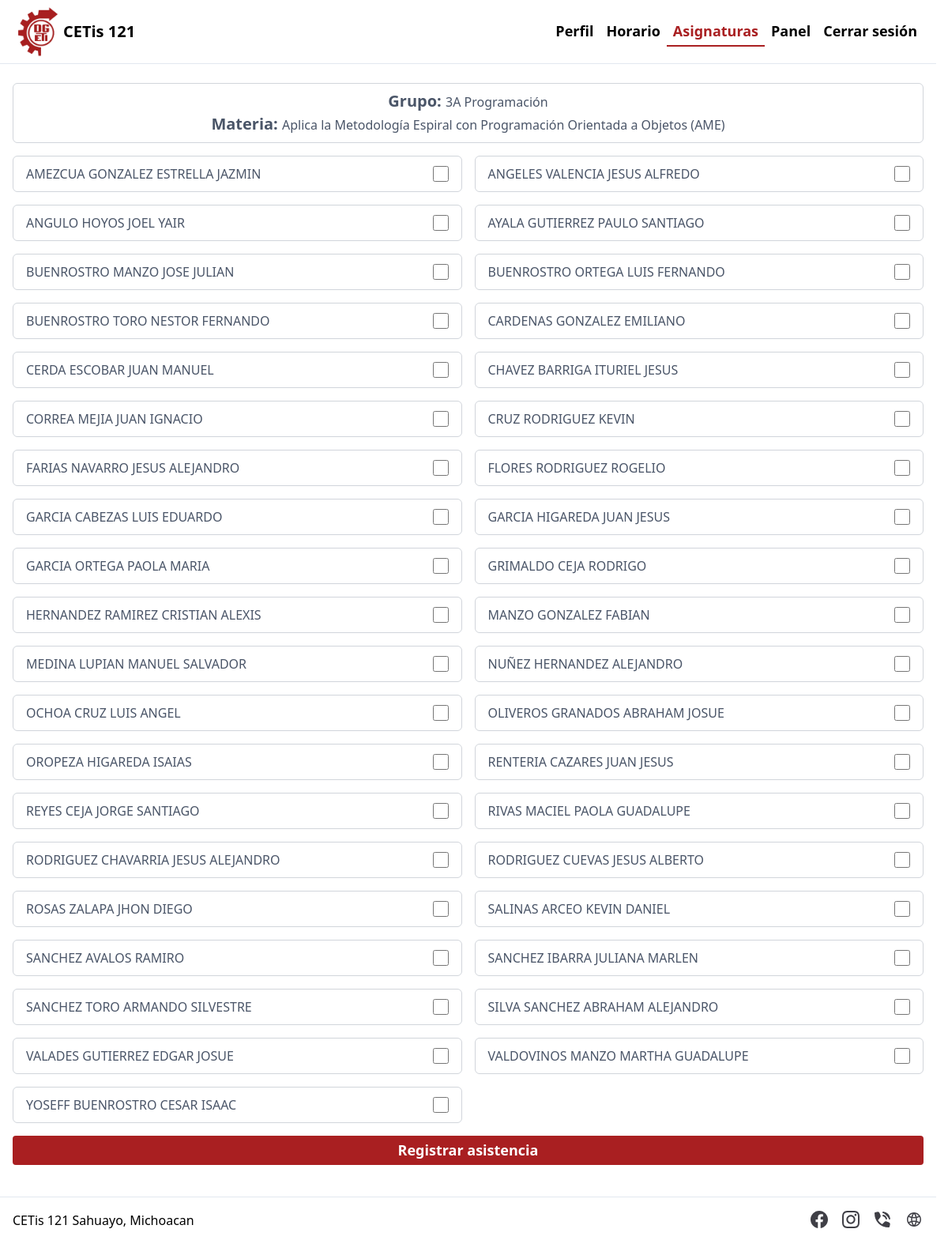
Screenshot of /take-attendance.php?subject_id=3&group_id=15 (signed in) with the database file from the repository.
### tables this page shows
create table
  `groups` (
    `group_id` int not null primary key auto_increment,
    `classroom` varchar(2) not null,
    `career_id` int not null,
    `group_semester` int not null,
    `group_letter` char(1) not null,
    `period` varchar(6) not null
  );

create table
  `careers` (
    `career_id` int not null auto_increment primary key,
    `career_name` varchar(100) not null,
    `abbreviation` varchar(20) not null
  );

create table
  `subjects` (
    `subject_id` int not null auto_increment primary key,
    `subject_name` varchar(150) not null,
    `initialism` varchar(20) not null
  );

create table
  `group_list` (
    `list_id` int not null primary key,
    `group_id` int not null,
    `control_number` varchar(14) not null unique
  );

create table
  `students` (
    `control_number` varchar(14) not null primary key,
    `curp` varchar(18) not null unique,
    `first_name` varchar(100) not null,
    `last_name` varchar(100) not null,
    `generation` varchar(12) not null
  );

### Database.php (called while the page is built, shortened)
<?php
class Database
{
  private $host = 'localhost';
  private $db_name = 'asisweb';
  private $username = 'root';
  private $password = '2707';
  private $port = '3306';
  public $conn;
  public function getConnection()
  {
    try {
      $this->conn = new PDO('mysql:host=' . $this->host . ';port=' . $this->port . ';dbname=' . $this->db_name, $this->username, $this->password);
      $this->conn->exec('set names utf8');
    } catch (PDOException $e) {
      echo 'Error de conexión: ' . $e->getMessage();
    }
    return $this->conn;
  }
  public function closeConnection()
  {
    $this->conn = null;
  }
  public function fetch($sql, $params = [])
  {
    $stmt = $this->conn->prepare($sql);
    $stmt->execute($params);
    if ($stmt->rowCount() === 1) $result = $stmt->fetch(PDO::FETCH_ASSOC);
    else $result = $stmt->fetchAll(PDO::FETCH_ASSOC);
    return $result;
  }
}

### attendance/utils.php (called while the page is built, shortened)
<?php
function getGroupList($group_id, $db)
{
  $students = $db->fetch("SELECT first_name, last_name, group_list.control_number FROM group_list INNER JOIN students ON group_list.control_number = students.control_number WHERE group_id = :group_id ORDER BY last_name, first_name", ['group_id' => $group_id]);
  return $students;
}
function getGroupInfo($group_id, $db)
{
  $group = $db->fetch("SELECT group_id, group_semester, group_letter, career_name FROM `groups` INNER JOIN careers ON groups.career_id = careers.career_id WHERE group_id = :group_id", ['group_id' => $group_id]);
  return $group;
}
function getSubject($subject_id, $db)
{
  $subject = $db->fetch("SELECT subject_id, subject_name, initialism FROM subjects WHERE subject_id = :subject_id", ['subject_id' => $subject_id]);
  return $subject;
}

### take-attendance.php (the view, shortened to what this page needs)
<?php
require_once './config.php';
require_once './attendance/utils.php';
$subject_id = $_GET['subject_id'];
$group_id = $_GET['group_id'];
$group_list = getGroupList($group_id, $db);
$group_info = getGroupInfo($group_id, $db);
$subject = getSubject($subject_id, $db);
?>
<!DOCTYPE html>
<html lang="es">
<head>
  <link rel="stylesheet" href="./css/normalize.css">
  <link rel="stylesheet" href="./css/styles.css">
  <link rel="stylesheet" href="./css/forms.css">
  <link rel="stylesheet" href="./css/modals.css">
  <link rel="stylesheet" href="./css/header.css">
  <link rel="stylesheet" href="./css/footer.css">
  <link rel="stylesheet" href="./css/take-attendance.css">
</head>
<body>
  <header id="top-header">
    <div class="container">
      <a class="logo" href="./profile.php">
        <img src="./images/logo.webp" alt="<?= LOGO_ALT ?>">
        <strong><?= SCHOOL_NAME ?></strong>
      </a>
      <nav id="menu">
        <ul>
          <li><a class="h-link" href="./profile.php">Perfil</a></li>
          <li><a class="h-link" href="./schedule.php">Horario</a></li>
          <li><a class="h-link active" href="./subjects.php">Asignaturas</a></li>
          <?php if ($_SESSION['user']['role']) { ?>
            <li><a class="h-link" href="./dashboard/index.php">Panel</a></li>
          <?php } ?>
          <li><button class="h-link" id="logout">Cerrar sesión</button></li>
        </ul>
      </nav>
    </div>
  </header>
  <main class="container">
    <form class="form-container" action="./attendance/register.php" method="post">
      <span class="group-info">
        <span>Grupo: <span class="group-details"><?= $group_info['group_semester'] ?><?= $group_info['group_letter'] ?> <?= $group_info['career_name'] ?></span></span>
        <span>Materia: <span class="subject-details"><?= $subject['subject_name'] ?> <?= $subject['initialism'] ? '(' . $subject['initialism'] . ')' : '' ?></span></span>
      </span>
      <?php foreach ($group_list as $student) { ?>
        <label class="student-label">
          <?= $student['last_name'] ?> <?= $student['first_name'] ?>
          <input class="attendance-checkbox" type="checkbox" name="attendance[]" value="<?= $student['control_number'] ?>">
        </label>
      <?php } ?>
      <button type="submit">Registrar asistencia</button>
    </form>
  </main>
  <footer id="bottom-footer">
    <span><?= FOOTER_ADDRESS ?></span>
    <ul>
      <li>
        <a class="f-link" href="https://www.facebook.com/Cetis121SahuayoBuhos" target="_blank" rel="noopener noreferrer">
          <img src="./icons/facebook.svg" alt="Facebook">
        </a>
      </li>
      <li>
        <a class="f-link" href="https://www.instagram.com/cetis_121_shy/" target="_blank" rel="noopener noreferrer">
          <img src="./icons/instagram.svg" alt="Instagram">
        </a>
      </li>
      <li>
        <a class="f-link" href="tel:3535322224" target="_blank" rel="noopener noreferrer">
          <img src="./icons/phone.svg" alt="Teléfono">
        </a>
      </li>
      <li>
        <a class="f-link" href="https://www.cetis121.edu.mx/" target="_blank" rel="noopener noreferrer">
          <img src="./icons/web.svg" alt="Sitio web">
        </a>
      </li>
    </ul>
  </footer>
</body>
</html>

### css/styles.css (style rules this page uses)
:root { --primary: 169 31 33; --gray-300: 226 232 240; --gray-500: 107 114 128; }
html { font-family: system-ui, -apple-system, BlinkMacSystemFont, "Segoe UI", Roboto, Oxygen, Ubuntu, Cantarell, "Open Sans", "Helvetica Neue", sans-serif; scroll-behavior: smooth; scrollbar-gutter: stable; }
.container { width: 100%; max-width: 1280px; margin: 0 auto; padding: 0.5rem 1rem; box-sizing: border-box; }

### css/forms.css (style rules this page uses)
main.container { display: flex; gap: 1rem; flex-direction: column; justify-content: center; align-items: center; min-height: 100vh; }
form, fieldset, label, ul { display: grid; grid-template-columns: repeat(1, minmax(0, 1fr)); gap: 0.5rem; }
form { width: 100%; font-size: 1.125rem; line-height: 1.75rem; }
label { display: flex; flex-direction: column; }
input { width: 100%; padding: 0.5rem; border: 1px solid rgb(var(--gray-300)); border-radius: 0.25rem; box-sizing: border-box; }
button[type="submit"] { cursor: pointer; width: 100%; padding: 0.5rem 1rem; border: 0; border-radius: 0.25rem; background-color: rgb(var(--primary)); color: white; font-size: 1.125rem; font-weight: 600; transition: background-color 0.2s; }
ul { list-style: none; padding: 0; margin: 0; text-align: center; }
ul li a { color: rgb(var(--primary)); }

### css/header.css (style rules this page uses)
#top-header { background: #fff; border-bottom: 1px solid rgb(var(--gray-300)); font-size: 1.25rem; line-height: 1.75rem; z-index: 100; }
#top-header .container { display: flex; align-items: center; justify-content: space-between; }
#top-header .logo { display: flex; align-items: center; text-decoration: none; color: #000; }
#top-header .logo img { aspect-ratio: 1; width: 4rem; }
#top-header .logo strong { font-size: 1.25rem; font-weight: 600; line-height: 1; }
#menu { position: absolute; top: -100vh; left: 0; width: 100%; height: 100vh; background: #fff; display: flex; justify-content: center; align-items: center; transition: top 300ms; z-index: 100; }
#menu ul { display: flex; flex-direction: column; align-items: center; gap: 1rem; list-style: none; margin: 0; padding: 0; }
.h-link { cursor: pointer; display: inline-block; background: none; color: #000; font-weight: 600; line-height: inherit; text-decoration: none; padding: 0.25rem 0.5rem; border: none; border-bottom: 2px solid transparent; transition: color 300ms, border-bottom 300ms; }
.h-link.active { color: rgb(var(--primary)); border-bottom: 2px solid rgb(var(--primary)); }
@media screen and (min-width: 768px) { #menu { position: static; width: auto; height: auto; background: transparent; font-size: 1.125rem; line-height: 1.75rem; } }
@media screen and (min-width: 768px) { #menu ul { flex-direction: row; gap: 0; } }

### css/footer.css (style rules this page uses)
#bottom-footer { display: flex; gap: 1rem 0; flex-direction: column; justify-content: center; width: 100%; max-width: 1280px; padding: 1rem; margin: 0 auto; margin-top: 2rem; border-top: 1px solid rgb(var(--gray-300)); box-sizing: border-box; }
#bottom-footer ul { display: flex; gap: 1rem; margin: 0; padding: 0; list-style: none; }
.f-link { display: inline-block; transition: transform 0.2s ease-in-out, opacity 0.2s ease-in-out; }
@media screen and (min-width: 768px) { #bottom-footer { flex-direction: row; align-items: center; justify-content: space-between; } }

### css/take-attendance.css (style rules this page uses)
main.container { display: flex; flex-direction: column; }
.form-container { display: flex; flex-wrap: wrap; gap: 1rem; margin: auto; width: 100%; margin-top: 1rem; }
.group-info { width: 100%; display: flex; flex-direction: column; align-items: center; justify-content: center; color: #4a5568; font-weight: bold; border: 1px solid #d1d5db; border-radius: 0.375rem; padding: 0.5rem; font-size: 1.25rem; text-align: center; }
.group-details, .subject-details { font-size: 1rem; font-weight: 500; }
.student-label { width: 100%; display: flex; flex-direction: row; align-items: center; justify-content: space-between; gap: 0.5rem; cursor: pointer; font-size: 0.875rem; border: 1px solid #d1d5db; border-radius: 0.375rem; padding: 0.5rem; color: #4a5568; transition: background-color 0.2s, color 0.2s; }
.attendance-checkbox { width: 20px; height: 20px; border-radius: 50%; border: 2px solid #d1d5db; background-color: #e2e8f0; color: #4a5568; transition: background-color 0.2s, color 0.2s; }
@media screen and (min-width: 768px) { .student-label { width: calc(50% - 0.5rem); font-size: 1rem; padding: 0.5rem 1rem; border-radius: 0.375rem; box-sizing: border-box; } }

### rows the page displays
groups: group_semester "3", group_letter "A", career.career_name "Programación"
subjects: subject_name "Aplica la Metodología Espiral con Programación Orientada a Objetos", initialism "AME"
group_list: students.last_name "AMEZCUA GONZALEZ", students.first_name "ESTRELLA JAZMIN"
group_list: students.last_name "ANGELES VALENCIA", students.first_name "JESUS ALFREDO"
group_list: students.last_name "ANGULO HOYOS", students.first_name "JOEL YAIR"
group_list: students.last_name "AYALA GUTIERREZ", students.first_name "PAULO SANTIAGO"
group_list: students.last_name "BUENROSTRO MANZO", students.first_name "JOSE JULIAN"
group_list: students.last_name "BUENROSTRO ORTEGA", students.first_name "LUIS FERNANDO"
group_list: students.last_name "BUENROSTRO TORO", students.first_name "NESTOR FERNANDO"
group_list: students.last_name "CARDENAS GONZALEZ", students.first_name "EMILIANO"
group_list: students.last_name "CERDA ESCOBAR", students.first_name "JUAN MANUEL"
group_list: students.last_name "CHAVEZ BARRIGA", students.first_name "ITURIEL JESUS"
group_list: students.last_name "CORREA MEJIA", students.first_name "JUAN IGNACIO"
group_list: students.last_name "CRUZ RODRIGUEZ", students.first_name "KEVIN"
group_list: students.last_name "FARIAS NAVARRO", students.first_name "JESUS ALEJANDRO"
group_list: students.last_name "FLORES RODRIGUEZ", students.first_name "ROGELIO"
group_list: students.last_name "GARCIA CABEZAS", students.first_name "LUIS EDUARDO"
group_list: students.last_name "GARCIA HIGAREDA", students.first_name "JUAN JESUS"
group_list: students.last_name "GARCIA ORTEGA", students.first_name "PAOLA MARIA"
group_list: students.last_name "GRIMALDO CEJA", students.first_name "RODRIGO"
group_list: students.last_name "HERNANDEZ RAMIREZ", students.first_name "CRISTIAN ALEXIS"
group_list: students.last_name "MANZO GONZALEZ", students.first_name "FABIAN"
group_list: students.last_name "MEDINA LUPIAN", students.first_name "MANUEL SALVADOR"
group_list: students.last_name "NUÑEZ HERNANDEZ", students.first_name "ALEJANDRO"
group_list: students.last_name "OCHOA CRUZ", students.first_name "LUIS ANGEL"
group_list: students.last_name "OLIVEROS GRANADOS", students.first_name "ABRAHAM JOSUE"
group_list: students.last_name "OROPEZA HIGAREDA", students.first_name "ISAIAS"
group_list: students.last_name "RENTERIA CAZARES", students.first_name "JUAN JESUS"
group_list: students.last_name "REYES CEJA", students.first_name "JORGE SANTIAGO"
group_list: students.last_name "RIVAS MACIEL", students.first_name "PAOLA GUADALUPE"
group_list: students.last_name "RODRIGUEZ CHAVARRIA", students.first_name "JESUS ALEJANDRO"
group_list: students.last_name "RODRIGUEZ CUEVAS", students.first_name "JESUS ALBERTO"
group_list: students.last_name "ROSAS ZALAPA", students.first_name "JHON DIEGO"
group_list: students.last_name "SALINAS ARCEO", students.first_name "KEVIN DANIEL"
group_list: students.last_name "SANCHEZ AVALOS", students.first_name "RAMIRO"
group_list: students.last_name "SANCHEZ IBARRA", students.first_name "JULIANA MARLEN"
group_list: students.last_name "SANCHEZ TORO", students.first_name "ARMANDO SILVESTRE"
group_list: students.last_name "SILVA SANCHEZ", students.first_name "ABRAHAM ALEJANDRO"
group_list: students.last_name "VALADES GUTIERREZ", students.first_name "EDGAR JOSUE"
group_list: students.last_name "VALDOVINOS MANZO", students.first_name "MARTHA GUADALUPE"
group_list: students.last_name "YOSEFF BUENROSTRO", students.first_name "CESAR ISAAC"

### other values shown
SCHOOL_NAME "CETis 121"
FOOTER_ADDRESS "CETis 121 Sahuayo, Michoacan"
